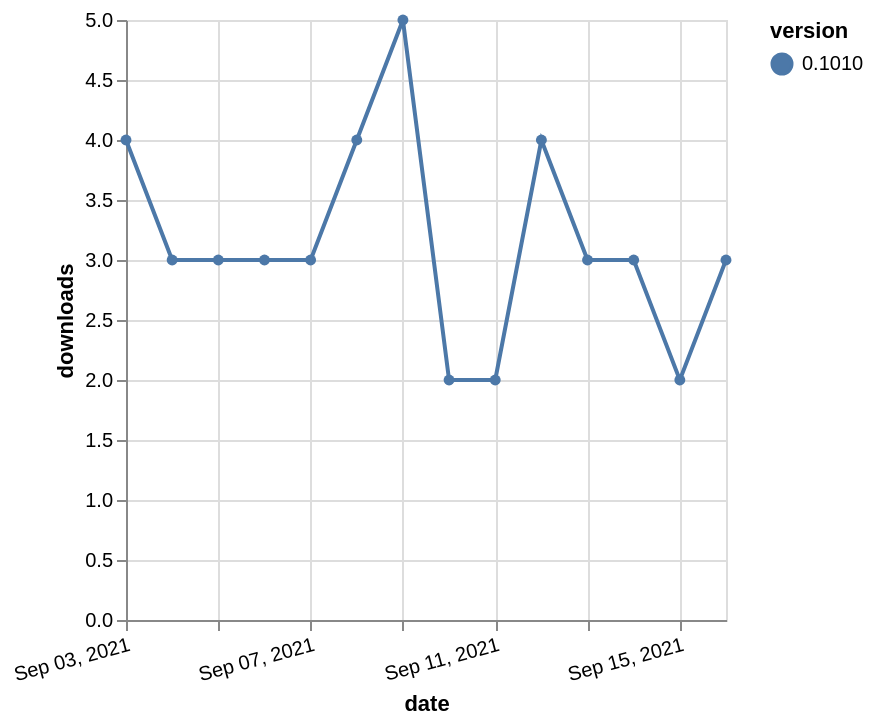

Here is the Vega-Lite specification saved for this chart:
### Vega-Lite specification from a JSON file in a GitHub repository (floating-point values rounded to 4 significant figures)
{"$schema": "https://vega.github.io/schema/vega-lite/v5.json", "description": "A simple bar chart with embedded data.", "data": {"values": [{"date": "2021-09-03", "total": 3539, "delta": 4, "version": "0.1010"}, {"date": "2021-09-04", "total": 3542, "delta": 3, "version": "0.1010"}, {"date": "2021-09-05", "total": 3545, "delta": 3, "version": "0.1010"}, {"date": "2021-09-06", "total": 3548, "delta": 3, "version": "0.1010"}, {"date": "2021-09-07", "total": 3551, "delta": 3, "version": "0.1010"}, {"date": "2021-09-08", "total": 3555, "delta": 4, "version": "0.1010"}, {"date": "2021-09-09", "total": 3560, "delta": 5, "version": "0.1010"}, {"date": "2021-09-10", "total": 3562, "delta": 2, "version": "0.1010"}, {"date": "2021-09-11", "total": 3564, "delta": 2, "version": "0.1010"}, {"date": "2021-09-12", "total": 3568, "delta": 4, "version": "0.1010"}, {"date": "2021-09-13", "total": 3571, "delta": 3, "version": "0.1010"}, {"date": "2021-09-14", "total": 3574, "delta": 3, "version": "0.1010"}, {"date": "2021-09-15", "total": 3576, "delta": 2, "version": "0.1010"}, {"date": "2021-09-16", "total": 3579, "delta": 3, "version": "0.1010"}]}, "width": "container", "mark": {"type": "line", "point": {"filled": true}}, "encoding": {"x": {"field": "date", "type": "temporal", "timeUnit": "yearmonthdate", "title": "date", "axis": {"labelAngle": -15}}, "y": {"field": "delta", "type": "quantitative", "title": "downloads"}, "color": {"field": "version", "type": "nominal"}, "tooltip": {"field": "delta"}}}
